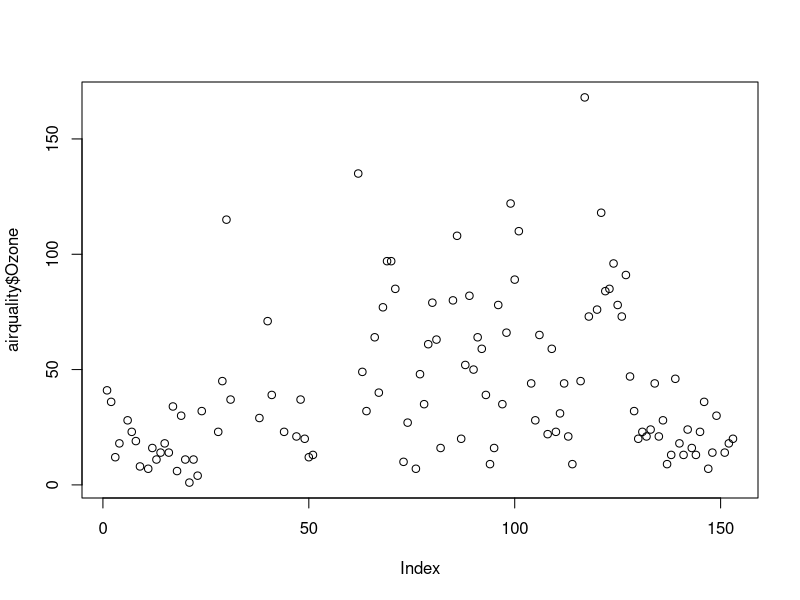
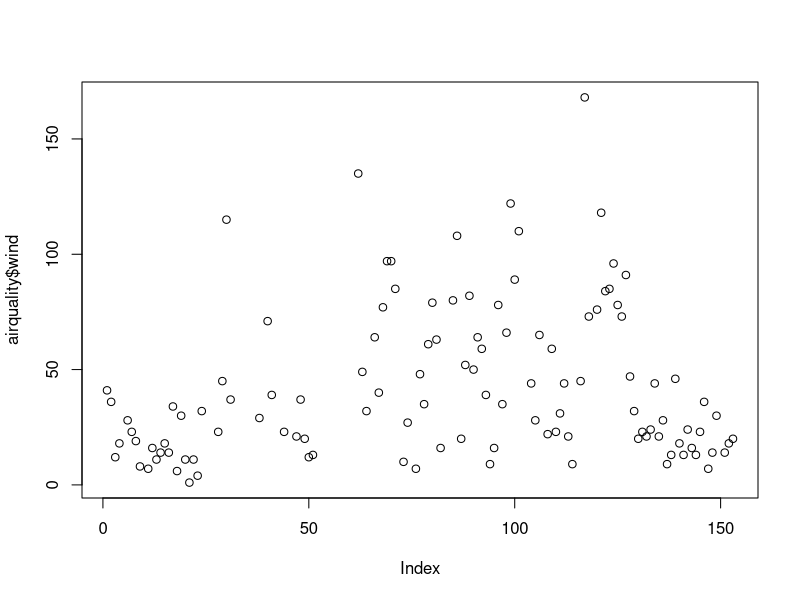
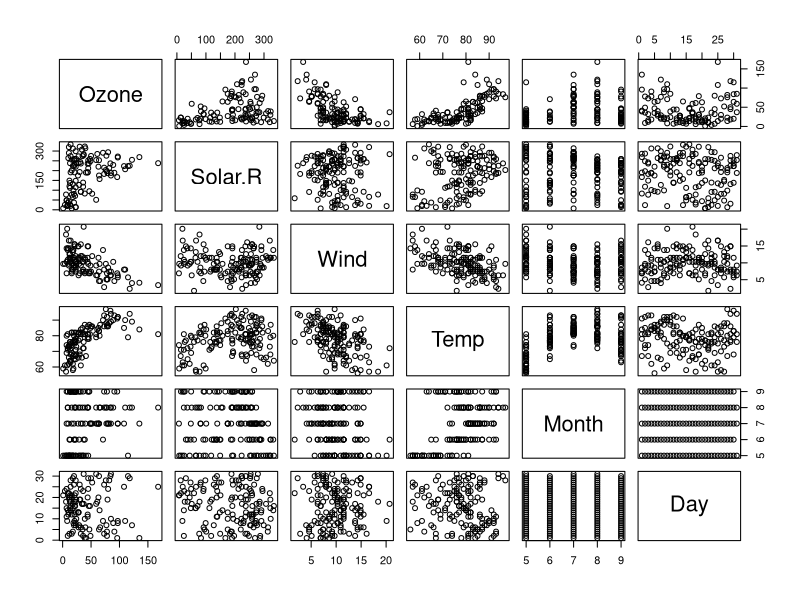
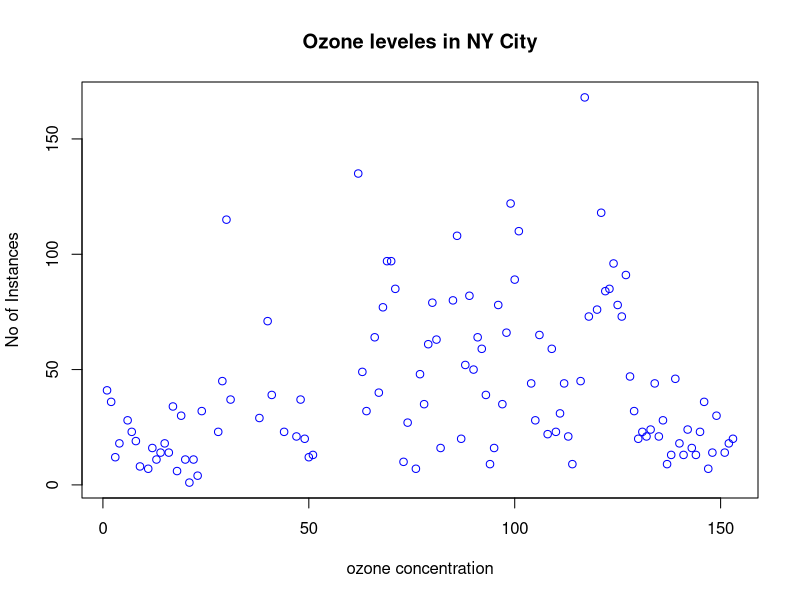
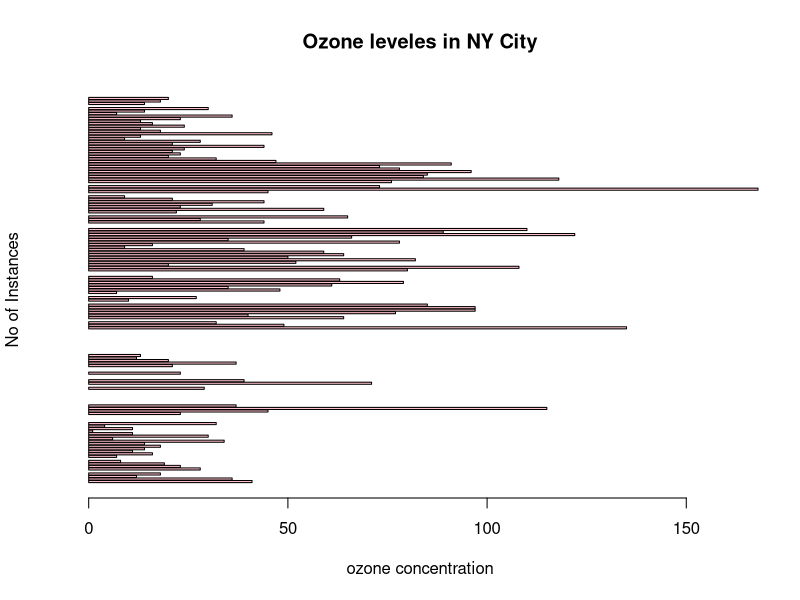
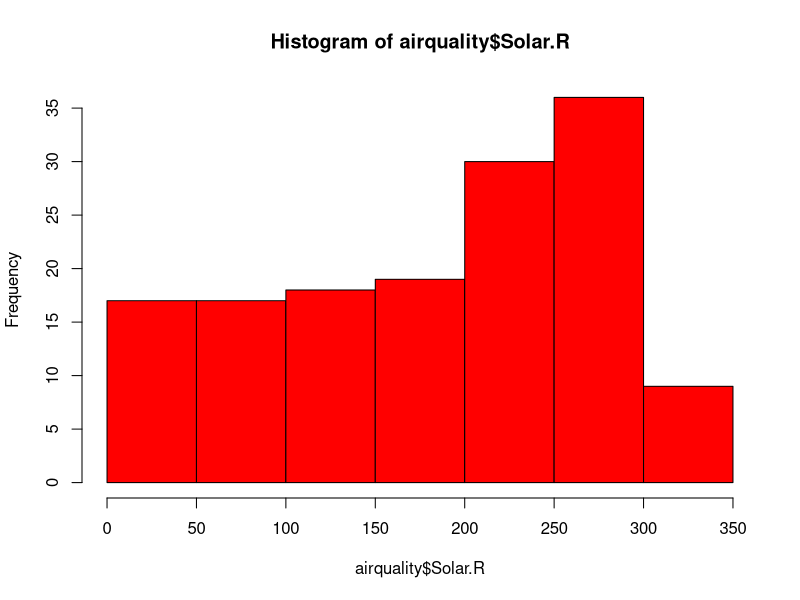
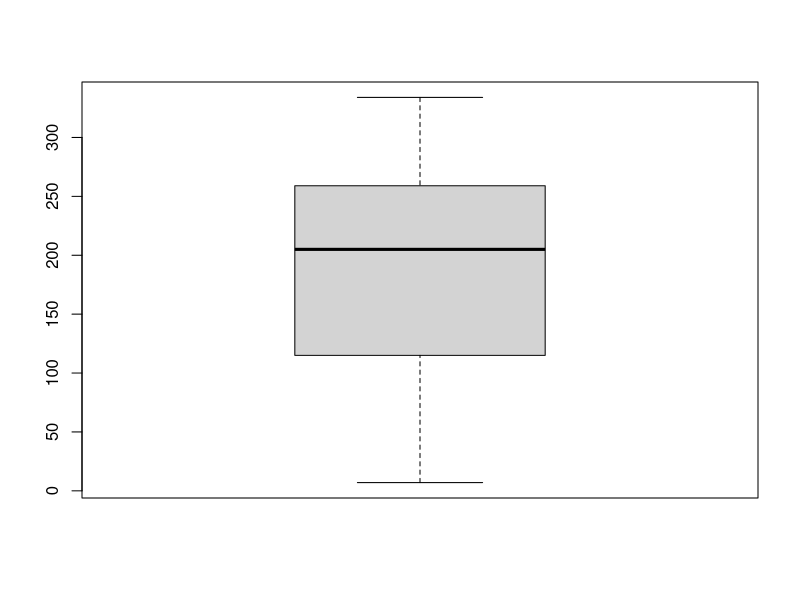
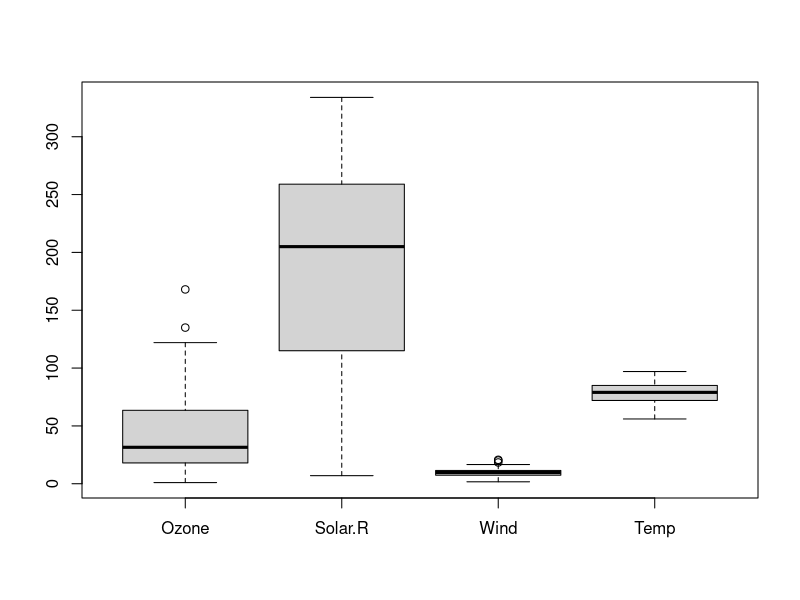

Generate these figures, in order, with R:
airquality <-datasets::airquality
head(airquality,5)
tail(airquality)
summary(airquality)
summary(airquality[,3])
summary(airquality$Ozone)
plot(airquality$Ozone)
plot(airquality$Ozone,airquality$wind)
plot(airquality) 
plot(airquality$Ozone, xlab = "ozone concentration", ylab = "No of Instances" , main = "Ozone leveles in NY City", col = "blue")
     
barplot(airquality$Ozone, xlab = "ozone concentration", ylab = "No of Instances" , main = "Ozone leveles in NY City", col = "pink", horiz= "TRUE")


hist(airquality$Solar.R, col = "red")



boxplot(airquality$Solar.R)
boxplot(airquality[,0:4])

pnorm(70,60,10)
1-pnorm(50,60,10)
pnorm(680,711,29)
pnorm(740,711,29)-pnorm(697,711,29)
1-pt(2.23,79)
1-pt(.47,49)
pt(-0.7,49)
pt(0,49)
1-pt(.47,49)
1-pt(7.54,49)
pt(7.54,49)
